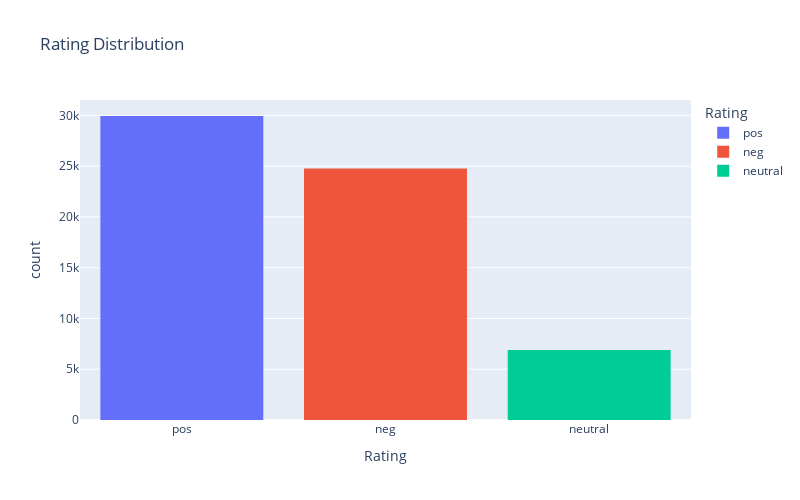

Notebook code cell kept with this figure:
### Code cell
fig1=px.histogram(data,x="Rating",color="Rating",title="Rating Distribution",width=800,height=500)
iplot(fig1)

### Figure 1 — Plotly figure (JSON) as saved in the notebook; plotly's stock layout.template omitted (floating-point values rounded to 4 significant figures; data arrays with more than 128 entries replaced by an {"elided": "..."} marker saying what was removed)
{"data": [{"alignmentgroup": "True", "bingroup": "x", "hovertemplate": "Rating=%{x}<br>count=%{y}<extra></extra>", "legendgroup": "pos", "marker": {"color": "#636efa", "pattern": {"shape": ""}}, "name": "pos", "offsetgroup": "pos", "orientation": "v", "showlegend": true, "type": "histogram", "x": {"elided": "29937 str values"}, "xaxis": "x", "yaxis": "y"}, {"alignmentgroup": "True", "bingroup": "x", "hovertemplate": "Rating=%{x}<br>count=%{y}<extra></extra>", "legendgroup": "neg", "marker": {"color": "#EF553B", "pattern": {"shape": ""}}, "name": "neg", "offsetgroup": "neg", "orientation": "v", "showlegend": true, "type": "histogram", "x": {"elided": "24771 str values"}, "xaxis": "x", "yaxis": "y"}, {"alignmentgroup": "True", "bingroup": "x", "hovertemplate": "Rating=%{x}<br>count=%{y}<extra></extra>", "legendgroup": "neutral", "marker": {"color": "#00cc96", "pattern": {"shape": ""}}, "name": "neutral", "offsetgroup": "neutral", "orientation": "v", "showlegend": true, "type": "histogram", "x": {"elided": "6886 str values"}, "xaxis": "x", "yaxis": "y"}], "layout": {"barmode": "relative", "height": 500, "legend": {"title": {"text": "Rating"}, "tracegroupgap": 0}, "title": {"text": "Rating Distribution"}, "width": 800, "xaxis": {"anchor": "y", "categoryarray": ["pos", "neg", "neutral"], "categoryorder": "array", "domain": [0, 1], "title": {"text": "Rating"}}, "yaxis": {"anchor": "x", "domain": [0, 1], "title": {"text": "count"}}}}
